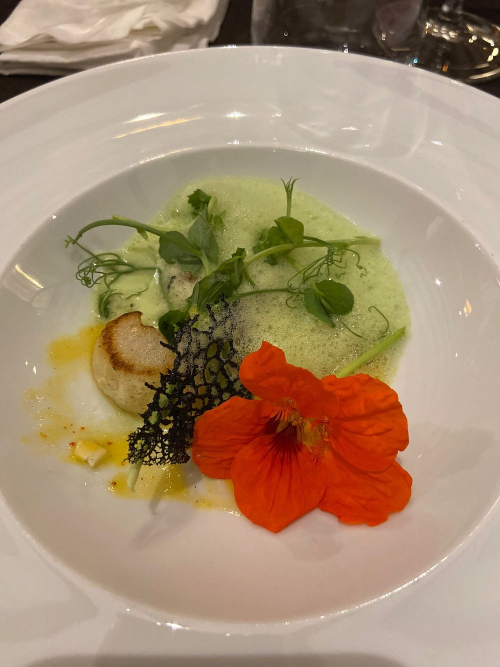
#> input picture assets/photos/nourriture.jpg, 1000 x 1333 px, found by its file name (shown at 1/2 size)
$ python prepare_photos.py
#> lines starting #> are read from the running program, lines starting #| are printed output that depends on the picture
#!/usr/bin/env python3
"""
Prépare les photos du site Le 9.

Les photos telles que fournies sont dans `assets/photos/source/`. Ce script en
tire les fichiers que le site utilise, dans `assets/photos/` : recadrés au bon
format, redimensionnés et compressés.

Pourquoi : deux photos de terrasse pèsent près de 6 Mo chacune en PNG. Servies
telles quelles, la page mettrait plusieurs secondes à s'afficher.

Usage :
  python3 tools/prepare_photos.py            # produit tous les fichiers
  python3 tools/prepare_photos.py --list     # montre seulement ce qui serait fait

Le plan de découpe est la liste DERIVES ci-dessous. Une même photo peut donner
plusieurs fichiers, cadrés différemment. Pour changer un cadrage, modifier
`focus` : c'est le point de l'image à garder au centre, en proportions de 0 à 1
(0.5, 0.5 = le centre ; 0.5, 0.7 = un peu plus bas).

Dépendances : Pillow (pip install Pillow)
"""
import argparse
import sys
from pathlib import Path

from PIL import Image, ImageOps

ROOT = Path(__file__).resolve().parent.parent
SRC = ROOT / "assets" / "photos" / "source"
OUT = ROOT / "assets" / "photos"

# (source, fichier produit, ratio, largeur finale, focus x, focus y[, rognage])
# Le rognage préalable est facultatif : (gauche, haut, droite, bas) en fraction
# de l'image. Il sert à retirer ce qui traîne sur les bords, par exemple les
# flèches de navigation présentes sur les captures d'écran d'origine.
DERIVES = [
    # --- Les plats : une entrée par photo, format portrait ---------------------
    ("nourriture.jpg",                   "plat-01.jpg", 3/4,  1000, .50, .55),
    ("nourriture 2.jpg",                 "plat-02.jpg", 3/4,  1000, .50, .55),
    ("caption.jpg",                      "plat-03.jpg", 3/4,  1000, .50, .50),
    ("viande.jpg",                       "plat-04.jpg", 3/4,  1400, .50, .48),
    ("img-20190316-wa0006-largejpg.jpg", "plat-05.jpg", 3/4,  1000, .50, .55),
    ("20180714-120531-largejpg.jpg",     "plat-06.jpg", 3/4,   653, .50, .48),

    # --- Le lieu et la terrasse ----------------------------------------------
    # La bande pleine largeur vient de la photo la mieux définie (2296 px).
    # Les deux bandeaux : cadrage large plutôt que serré. En 21/8 ils ne
    # gardaient qu'un tiers de la photo, et la vue sur le parcours — ce qu'on
    # vient voir — passait presque entièrement à la trappe.
    ("le9_barolo_terrasse_HD.png",         "lieu-pano.jpg",      2/1, 2170, .54, .58, (.045, 0, .01, 0)),
    ("le9_terrasse_coucher_soleil_HD.png", "terrasse-pano.jpg", 16/9, 2170, .48, .55, (.01, 0, .045, 0)),
    ("le9_barolo_terrasse_HD.png",         "terrasse-01.jpg",   3/4,  1400, .38, .55, (.045, 0, .01, 0)),
    ("le9_terrasse_coucher_soleil_HD.png", "terrasse-02.jpg",   3/4,  1400, .44, .55, (.01, 0, .045, 0)),
    ("le9_barolo_terrasse_HD.png",         "terrasse-03.jpg",   4/3,  1600, .56, .50, (.045, 0, .01, 0)),
    ("le9_terrasse_coucher_soleil_HD.png", "terrasse-04.jpg",   4/3,  1600, .53, .42, (.01, 0, .045, 0)),

    # --- La salle -------------------------------------------------------------
    # Photo d'origine en 900 px : réservée à un cadre de taille modeste.
    ("une-vue-imprenable-sur.jpg", "salle-01.jpg", 4/3, 675, .50, .50),
]

QUALITY = 82
MAX_KB = 420  # au-delà, on baisse la qualité par paliers

# --- LA VARIANTE LÉGÈRE ------------------------------------------------------
# Chaque photo servie a une jumelle de 800 px, nommée « <nom>-800.jpg ». Les
# pages déclarent les deux dans `srcset` et le navigateur choisit selon la
# largeur d'affichage : la grande sur un écran d'ordinateur, la petite au doigt.
#
# Pourquoi : la page de la terrasse pesait 1,34 Mo sur un téléphone, dont
# 1,1 Mo de photographies servies à deux mille pixels de large pour un écran
# qui en fait quatre cents. Avec les jumelles, elle en pèse trois fois moins.
#
# 800 px sur un écran de 390 px, c'est encore deux fois la définition
# nécessaire : personne ne voit la différence, et le fichier pèse le tiers.
VARIANTE_W = 800
VARIANTE_MIN = 900   # en dessous, la photo est déjà légère : pas de jumelle
VARIANTE_KB = 130    # la jumelle doit tenir sous ce poids, quitte à baisser la qualité


def trim_black_bars(im: Image.Image, tol: int = 22) -> Image.Image:
    """Retire les bandes noires d'une image en boîte aux lettres."""
    g = im.convert("L")
    w, h = g.size
    px = g.load()

    def row_dark(y):
        return sum(px[x, y] for x in range(0, w, max(1, w // 60))) / max(1, len(range(0, w, max(1, w // 60)))) < tol

    def col_dark(x):
        return sum(px[x, y] for y in range(0, h, max(1, h // 60))) / max(1, len(range(0, h, max(1, h // 60)))) < tol

    top = 0
    while top < h - 1 and row_dark(top): top += 1
    bot = h - 1
    while bot > top and row_dark(bot): bot -= 1
    left = 0
    while left < w - 1 and col_dark(left): left += 1
    right = w - 1
    while right > left and col_dark(right): right -= 1
    if (top, left, right, bot) == (0, 0, w - 1, h - 1):
        return im
    return im.crop((left, top, right + 1, bot + 1))


def crop_to_ratio(im: Image.Image, ratio: float, fx: float, fy: float) -> Image.Image:
    """Recadre au ratio demandé en gardant le point (fx, fy) au centre."""
    w, h = im.size
    cur = w / h
    if abs(cur - ratio) < 1e-3:
        return im
    if cur > ratio:                      # trop large : on coupe sur les côtés
        nw, nh = int(round(h * ratio)), h
    else:                                # trop haute : on coupe en haut et en bas
        nw, nh = w, int(round(w / ratio))
    cx, cy = fx * w, fy * h
    x = int(round(min(max(cx - nw / 2, 0), w - nw)))
    y = int(round(min(max(cy - nh / 2, 0), h - nh)))
    return im.crop((x, y, x + nw, y + nh))


def save_jpeg(im: Image.Image, path: Path) -> int:
    """Écrit en JPEG, en baissant la qualité tant que le fichier est trop lourd."""
    for q in (QUALITY, 76, 70, 64):
        im.save(path, "JPEG", quality=q, optimize=True, progressive=True, subsampling=1)
        kb = path.stat().st_size // 1024
        if kb <= MAX_KB:
            return kb
    return path.stat().st_size // 1024


def variantes(dossier: Path, montrer=False) -> list:
    """Écrit la jumelle de 800 px de chaque photo assez large pour en valoir une."""
    faits = []
    for src in sorted(dossier.glob("*.jpg")):
        if src.stem.endswith(f"-{VARIANTE_W}"):
            continue
        with Image.open(src) as im:
            if im.width < VARIANTE_MIN:
                continue
            cible = src.with_name(f"{src.stem}-{VARIANTE_W}.jpg")
            if montrer:
                faits.append(f"{cible.name}  {VARIANTE_W} px")
                continue
            petite = im.convert("RGB").resize(
                (VARIANTE_W, round(im.height * VARIANTE_W / im.width)), Image.LANCZOS)
            # Certaines photos d'origine sont bruitées : à qualité fixe, leur
            # jumelle pesait encore près de trois cents kilo-octets. On descend
            # par paliers jusqu'à ce qu'elle tienne dans le budget.
            for q in (80, 74, 68, 62):
                petite.save(cible, "JPEG", quality=q, optimize=True, progressive=True, subsampling=1)
                if cible.stat().st_size // 1024 <= VARIANTE_KB:
                    break
            faits.append(f"{cible.name}  {VARIANTE_W} px  {cible.stat().st_size // 1024} Ko")
    return faits


def main(argv=None):
    ap = argparse.ArgumentParser(description=__doc__, formatter_class=argparse.RawDescriptionHelpFormatter)
    ap.add_argument("--list", action="store_true", help="montrer le plan sans rien écrire")
    args = ap.parse_args(argv)

    if not SRC.exists():
        print(f"Dossier introuvable : {SRC}")
        print("Y déposer les photos telles que fournies, puis relancer.")
        return 1

    missing = sorted({s for s, *_ in DERIVES} - {p.name for p in SRC.iterdir()})
    if missing:
        print("Photos absentes de source/ :")
        for m in missing:
            print("  -", m)
        print()

    total = 0
    petites = []
    for entry in DERIVES:
        src, dst, ratio, width, fx, fy = entry[:6]
        inset = entry[6] if len(entry) > 6 else (0, 0, 0, 0)
        sp = SRC / src
        if not sp.exists():
            continue
        if args.list:
            print(f"  {src:38s} -> {dst:20s} ratio {ratio:.2f}  {width} px")
            continue
        im = Image.open(sp)
#> im is the input picture: PIL image 1000x1333 RGB; mean R, G, B 166, 141.1, 112.9
        im = ImageOps.exif_transpose(im).convert("RGB")
        im = trim_black_bars(im)
#> in trim_black_bars, `g = im.convert("L")`:
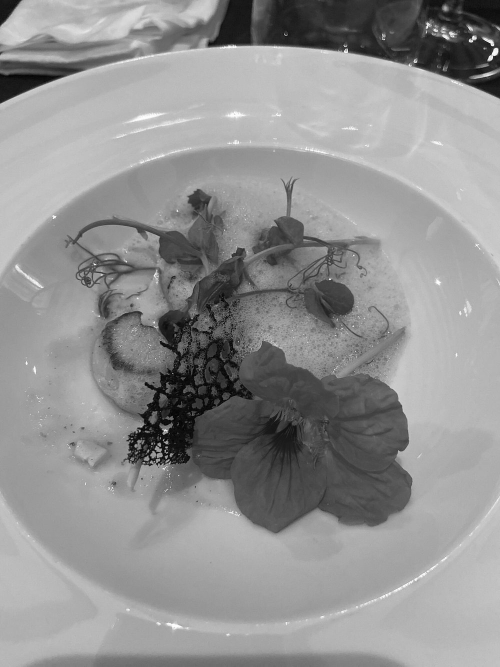
#> g: PIL image 1000x1333 L (shown at 1/2 size); min 0, max 255, mean 145.3
#> in trim_black_bars, `bot = h - 1`: bot = 1332
#> in trim_black_bars, `left = 0`: left = 0
#> in trim_black_bars, `right = w - 1`: right = 999
        if any(inset):
            w, h = im.size
            l, t, r, b = inset
            im = im.crop((int(w * l), int(h * t), int(w * (1 - r)), int(h * (1 - b))))
        im = crop_to_ratio(im, ratio, fx, fy)
        if im.width > width:
            im = im.resize((width, int(round(width / ratio))), Image.LANCZOS)
        if im.width < width:
            petites.append((dst, im.width, width))
        kb = save_jpeg(im, OUT / dst)
#> kb = 164
        total += kb
#> total = 164
        print(f"  ✓ {src[:34]:36s} -> {dst:20s} {im.width}×{im.height}  {kb} Ko")
#|   ✓ nourriture.jpg                       -> plat-01.jpg          1000×1333  164 Ko
#> pass 2 of the loop in main, `for entry in DERIVES:`:
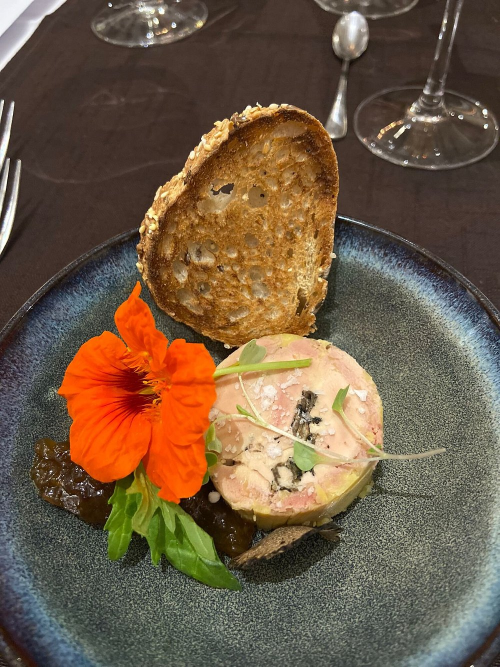
#> input picture assets/photos/nourriture 2.jpg, 1000 x 1333 px, found by its file name (shown at 1/2 size)
#> in main, im is the input picture: PIL image 1000x1333 RGB; mean R, G, B 112.7, 91.4, 69.1
#> in trim_black_bars (call 2), `g = im.convert("L")`:
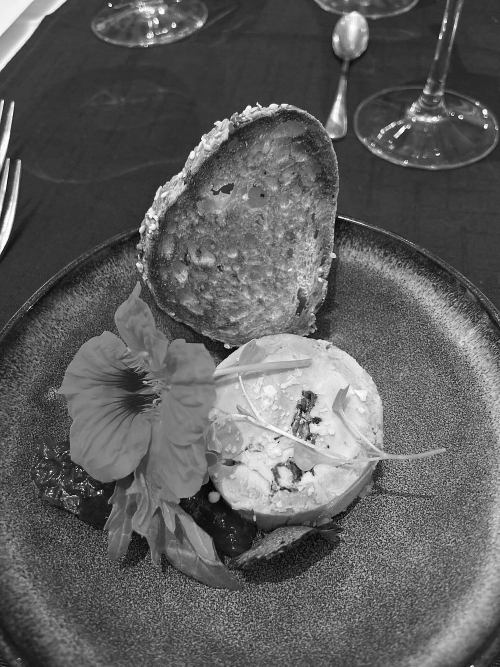
#> g: PIL image 1000x1333 L (shown at 1/2 size); min 0, max 255, mean 95.2
#> after the loop in trim_black_bars (call 2), `while bot > top and row_dark(bot): bot -= 1`: bot = 1332
#> after the loop in trim_black_bars (call 2), `while left < w - 1 and col_dark(left): left += 1`: left = 0
#> after the loop in trim_black_bars (call 2), `while right > left and col_dark(right): right -= 1`: right = 999
#> kb = 326
#> total = 490
#|   ✓ nourriture 2.jpg                     -> plat-02.jpg          1000×1333  326 Ko
#> pass 3 of the loop in main, `for entry in DERIVES:`:
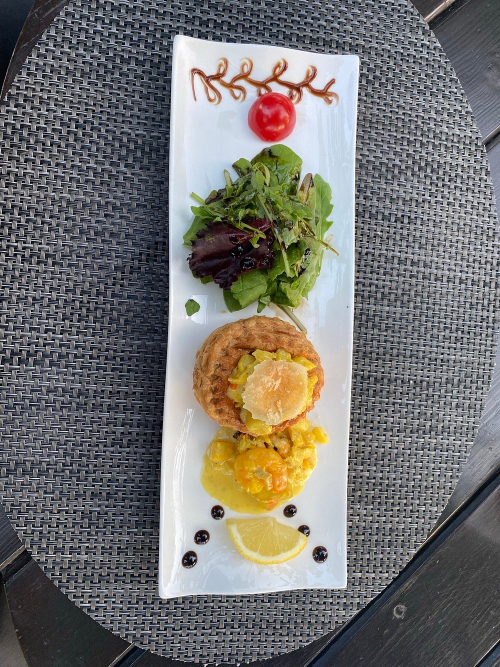
#> input picture assets/photos/caption.jpg, 1000 x 1333 px, found by its file name (shown at 1/2 size)
#> in main, im is the input picture: PIL image 1000x1333 RGB; mean R, G, B 116.4, 114.8, 111.7
#> in trim_black_bars (call 3), `g = im.convert("L")`:
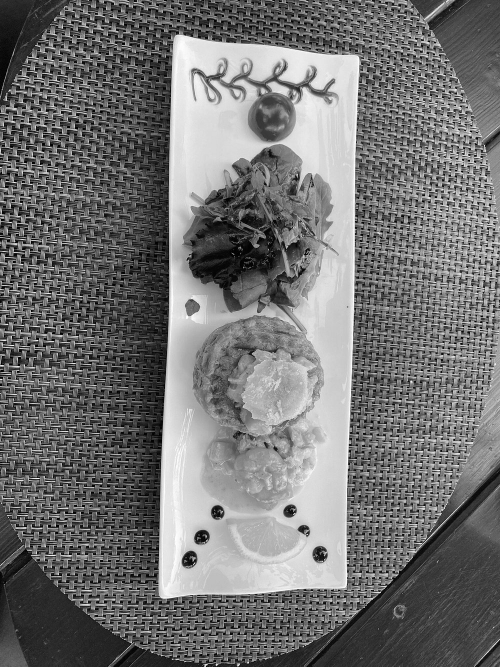
#> g: PIL image 1000x1333 L (shown at 1/2 size); min 0, max 255, mean 114.9
#> after the loop in trim_black_bars (call 3), `while bot > top and row_dark(bot): bot -= 1`: bot = 1332
#> after the loop in trim_black_bars (call 3), `while left < w - 1 and col_dark(left): left += 1`: left = 0
#> after the loop in trim_black_bars (call 3), `while right > left and col_dark(right): right -= 1`: right = 999
#> kb = 379
#> total = 869
#|   ✓ caption.jpg                          -> plat-03.jpg          1000×1333  379 Ko
#> the loop made 13 passes; the first 3 are shown

    if not args.list:
        print(f"\nTotal des images servies : {total} Ko")
        if petites:
            print("\nPlus petites que la largeur demandée (elles ne sont pas agrandies,")
            print("mais seront un peu molles si la page les affiche en grand) :")
            for nom, eu, voulu in petites:
                print(f"  {nom:20s} {eu} px au lieu de {voulu}")
    return 0


if __name__ == "__main__":
    sys.exit(main())
#> (the program exits here)
